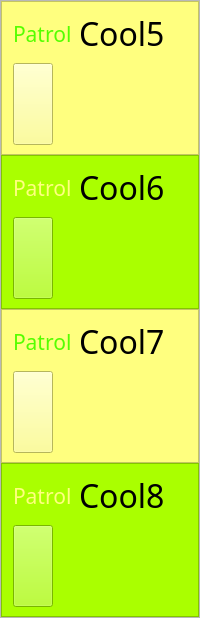
              <widget class="QFrame" name="frame_20">
               <property name="maximumSize">
                <size>
                 <width>16777215</width>
                 <height>700</height>
                </size>
               </property>
               <property name="frameShape">
                <enum>QFrame::StyledPanel</enum>
               </property>
               <property name="frameShadow">
                <enum>QFrame::Raised</enum>
               </property>
               <layout class="QVBoxLayout" name="verticalLayout_7">
                <property name="spacing">
                 <number>0</number>
                </property>
                <property name="leftMargin">
                 <number>0</number>
                </property>
                <property name="topMargin">
                 <number>0</number>
                </property>
                <property name="rightMargin">
                 <number>0</number>
                </property>
                <property name="bottomMargin">
                 <number>0</number>
                </property>
                <item>
                 <widget class="QFrame" name="frame_13">
                  <property name="sizePolicy">
                   <sizepolicy hsizetype="Preferred" vsizetype="Preferred">
                    <horstretch>0</horstretch>
                    <verstretch>0</verstretch>
                   </sizepolicy>
                  </property>
                  <property name="minimumSize">
                   <size>
                    <width>0</width>
                    <height>0</height>
                   </size>
                  </property>
                  <property name="maximumSize">
                   <size>
                    <width>16777215</width>
                    <height>16777215</height>
                   </size>
                  </property>
                  <property name="font">
                   <font>
                    <pointsize>6</pointsize>
                   </font>
                  </property>
                  <property name="styleSheet">
                   <string notr="true">background-color:rgb(255, 255, 127)</string>
                  </property>
                  <property name="frameShape">
                   <enum>QFrame::StyledPanel</enum>
                  </property>
                  <property name="frameShadow">
                   <enum>QFrame::Raised</enum>
                  </property>
                  <layout class="QGridLayout" name="gridLayout_10">
                   <property name="leftMargin">
                    <number>11</number>
                   </property>
                   <property name="spacing">
                    <number>7</number>
                   </property>
                   <item row="0" column="0">
                    <widget class="QLabel" name="team5_patrol">
                     <property name="sizePolicy">
                      <sizepolicy hsizetype="Preferred" vsizetype="Preferred">
                       <horstretch>0</horstretch>
                       <verstretch>0</verstretch>
                      </sizepolicy>
                     </property>
                     <property name="font">
                      <font>
                       <family>Berlin Sans FB</family>
                       <pointsize>16</pointsize>
                      </font>
                     </property>
                     <property name="styleSheet">
                      <string notr="true">color: rgb(85, 255, 0);</string>
                     </property>
                     <property name="text">
                      <string>Patrol</string>
                     </property>
                    </widget>
                   </item>
                   <item row="0" column="1">
                    <widget class="QLabel" name="team5_cool">
                     <property name="font">
                      <font>
                       <family>Berlin Sans FB</family>
                       <pointsize>24</pointsize>
                      </font>
                     </property>
                     <property name="text">
                      <string>Cool5</string>
                     </property>
                    </widget>
                   </item>
                   <item row="1" column="0">
                    <widget class="QPushButton" name="pushButton_team5_choice">
                     <property name="sizePolicy">
                      <sizepolicy hsizetype="Maximum" vsizetype="Preferred">
                       <horstretch>0</horstretch>
                       <verstretch>0</verstretch>
                      </sizepolicy>
                     </property>
                     <property name="text">
                      <string/>
                     </property>
                     <property name="icon">
                      <iconset>
                       <selectedon>../icons/Question.png</selectedon>
                      </iconset>
                     </property>
                     <property name="iconSize">
                      <size>
                       <width>104</width>
                       <height>75</height>
                      </size>
                     </property>
                    </widget>
                   </item>
                   <item row="1" column="1">
                    <widget class="QLabel" name="team5_score">
                     <property name="font">
                      <font>
                       <family>Berlin Sans FB</family>
                       <pointsize>45</pointsize>
                      </font>
                     </property>
                     <property name="text">
                      <string/>
                     </property>
                     <property name="margin">
                      <number>0</number>
                     </property>
                     <property name="indent">
                      <number>-1</number>
                     </property>
                    </widget>
                   </item>
                  </layout>
                 </widget>
                </item>
                <item>
                 <widget class="QFrame" name="frame_14">
                  <property name="sizePolicy">
                   <sizepolicy hsizetype="Preferred" vsizetype="Preferred">
                    <horstretch>0</horstretch>
                    <verstretch>0</verstretch>
                   </sizepolicy>
                  </property>
                  <property name="minimumSize">
                   <size>
                    <width>0</width>
                    <height>0</height>
                   </size>
                  </property>
                  <property name="maximumSize">
                   <size>
                    <width>16777215</width>
                    <height>16777215</height>
                   </size>
                  </property>
                  <property name="styleSheet">
                   <string notr="true">background-color: rgb(170, 255, 0)</string>
                  </property>
                  <property name="frameShape">
                   <enum>QFrame::StyledPanel</enum>
                  </property>
                  <property name="frameShadow">
                   <enum>QFrame::Raised</enum>
                  </property>
                  <layout class="QGridLayout" name="gridLayout_11">
                   <property name="leftMargin">
                    <number>11</number>
                   </property>
                   <property name="spacing">
                    <number>7</number>
                   </property>
                   <item row="0" column="0">
                    <widget class="QLabel" name="team6_patrol">
                     <property name="font">
                      <font>
                       <family>Berlin Sans FB</family>
                       <pointsize>16</pointsize>
                      </font>
                     </property>
                     <property name="styleSheet">
                      <string notr="true">color: rgb(255, 255, 127);</string>
                     </property>
                     <property name="text">
                      <string>Patrol</string>
                     </property>
                    </widget>
                   </item>
                   <item row="0" column="1">
                    <widget class="QLabel" name="team6_cool">
                     <property name="font">
                      <font>
                       <family>Berlin Sans FB</family>
                       <pointsize>24</pointsize>
                      </font>
                     </property>
                     <property name="text">
                      <string>Cool6</string>
                     </property>
                    </widget>
                   </item>
                   <item row="1" column="0">
                    <widget class="QPushButton" name="pushButton_team6_choice">
                     <property name="sizePolicy">
                      <sizepolicy hsizetype="Maximum" vsizetype="Preferred">
                       <horstretch>0</horstretch>
                       <verstretch>0</verstretch>
                      </sizepolicy>
                     </property>
                     <property name="text">
                      <string/>
                     </property>
                     <property name="icon">
                      <iconset>
                       <selectedon>../icons/Question.png</selectedon>
                      </iconset>
                     </property>
                     <property name="iconSize">
                      <size>
                       <width>104</width>
                       <height>75</height>
                      </size>
                     </property>
                    </widget>
                   </item>
                   <item row="1" column="1">
                    <widget class="QLabel" name="team6_score">
                     <property name="font">
                      <font>
                       <family>Berlin Sans FB</family>
                       <pointsize>45</pointsize>
                      </font>
                     </property>
                     <property name="text">
                      <string/>
                     </property>
                     <property name="margin">
                      <number>0</number>
                     </property>
                    </widget>
                   </item>
                  </layout>
                 </widget>
                </item>
                <item>
                 <widget class="QFrame" name="frame_15">
                  <property name="sizePolicy">
                   <sizepolicy hsizetype="Preferred" vsizetype="Preferred">
                    <horstretch>0</horstretch>
                    <verstretch>0</verstretch>
                   </sizepolicy>
                  </property>
                  <property name="minimumSize">
                   <size>
                    <width>0</width>
                    <height>0</height>
                   </size>
                  </property>
                  <property name="maximumSize">
                   <size>
                    <width>16777215</width>
                    <height>16777215</height>
                   </size>
                  </property>
                  <property name="styleSheet">
                   <string notr="true">background-color:rgb(255, 255, 127)</string>
                  </property>
                  <property name="frameShape">
                   <enum>QFrame::StyledPanel</enum>
                  </property>
                  <property name="frameShadow">
                   <enum>QFrame::Raised</enum>
                  </property>
                  <layout class="QGridLayout" name="gridLayout_12">
                   <property name="leftMargin">
                    <number>11</number>
                   </property>
                   <property name="spacing">
                    <number>7</number>
                   </property>
                   <item row="0" column="0">
                    <widget class="QLabel" name="team7_patrol">
                     <property name="font">
                      <font>
                       <family>Berlin Sans FB</family>
                       <pointsize>16</pointsize>
                      </font>
                     </property>
                     <property name="styleSheet">
                      <string notr="true">color: rgb(85, 255, 0);</string>
                     </property>
                     <property name="text">
                      <string>Patrol</string>
                     </property>
                    </widget>
                   </item>
                   <item row="0" column="1">
                    <widget class="QLabel" name="team7_cool">
                     <property name="font">
                      <font>
                       <family>Berlin Sans FB</family>
                       <pointsize>24</pointsize>
                      </font>
                     </property>
                     <property name="text">
                      <string>Cool7</string>
                     </property>
                    </widget>
                   </item>
                   <item row="1" column="0">
                    <widget class="QPushButton" name="pushButton_team7_choice">
                     <property name="sizePolicy">
                      <sizepolicy hsizetype="Maximum" vsizetype="Preferred">
                       <horstretch>0</horstretch>
                       <verstretch>0</verstretch>
                      </sizepolicy>
                     </property>
                     <property name="text">
                      <string/>
                     </property>
                     <property name="icon">
                      <iconset>
                       <selectedon>../icons/Question.png</selectedon>
                      </iconset>
                     </property>
                     <property name="iconSize">
                      <size>
                       <width>104</width>
                       <height>75</height>
                      </size>
                     </property>
                    </widget>
                   </item>
                   <item row="1" column="1">
                    <widget class="QLabel" name="team7_score">
                     <property name="font">
                      <font>
                       <family>Berlin Sans FB</family>
                       <pointsize>45</pointsize>
                      </font>
                     </property>
                     <property name="text">
                      <string/>
                     </property>
                     <property name="margin">
                      <number>0</number>
                     </property>
                    </widget>
                   </item>
                  </layout>
                 </widget>
                </item>
                <item>
                 <widget class="QFrame" name="frame_16">
                  <property name="sizePolicy">
                   <sizepolicy hsizetype="Preferred" vsizetype="Preferred">
                    <horstretch>0</horstretch>
                    <verstretch>0</verstretch>
                   </sizepolicy>
                  </property>
                  <property name="minimumSize">
                   <size>
                    <width>0</width>
                    <height>0</height>
                   </size>
                  </property>
                  <property name="maximumSize">
                   <size>
                    <width>16777215</width>
                    <height>16777215</height>
                   </size>
                  </property>
                  <property name="styleSheet">
                   <string notr="true">background-color: rgb(170, 255, 0)</string>
                  </property>
                  <property name="frameShape">
                   <enum>QFrame::StyledPanel</enum>
                  </property>
                  <property name="frameShadow">
                   <enum>QFrame::Raised</enum>
                  </property>
                  <layout class="QGridLayout" name="gridLayout_13">
                   <property name="leftMargin">
                    <number>11</number>
                   </property>
                   <property name="spacing">
                    <number>7</number>
                   </property>
                   <item row="0" column="0">
                    <widget class="QLabel" name="team8_patrol">
                     <property name="font">
                      <font>
                       <family>Berlin Sans FB</family>
                       <pointsize>16</pointsize>
                      </font>
                     </property>
                     <property name="styleSheet">
                      <string notr="true">color: rgb(255, 255, 127);</string>
                     </property>
                     <property name="text">
                      <string>Patrol</string>
                     </property>
                    </widget>
                   </item>
                   <item row="0" column="1">
                    <widget class="QLabel" name="team8_cool">
                     <property name="font">
                      <font>
                       <family>Berlin Sans FB</family>
                       <pointsize>24</pointsize>
                      </font>
                     </property>
                     <property name="text">
                      <string>Cool8</string>
                     </property>
                    </widget>
                   </item>
                   <item row="1" column="0">
                    <widget class="QPushButton" name="pushButton_team8_choice">
                     <property name="sizePolicy">
                      <sizepolicy hsizetype="Maximum" vsizetype="Preferred">
                       <horstretch>0</horstretch>
                       <verstretch>0</verstretch>
                      </sizepolicy>
                     </property>
                     <property name="text">
                      <string/>
                     </property>
                     <property name="icon">
                      <iconset>
                       <selectedon>../icons/Question.png</selectedon>
                      </iconset>
                     </property>
                     <property name="iconSize">
                      <size>
                       <width>104</width>
                       <height>75</height>
                      </size>
                     </property>
                    </widget>
                   </item>
                   <item row="1" column="1">
                    <widget class="QLabel" name="team8_score">
                     <property name="font">
                      <font>
                       <family>Berlin Sans FB</family>
                       <pointsize>45</pointsize>
                      </font>
                     </property>
                     <property name="text">
                      <string/>
                     </property>
                     <property name="margin">
                      <number>0</number>
                     </property>
                    </widget>
                   </item>
                  </layout>
                 </widget>
                </item>
               </layout>
              </widget>
